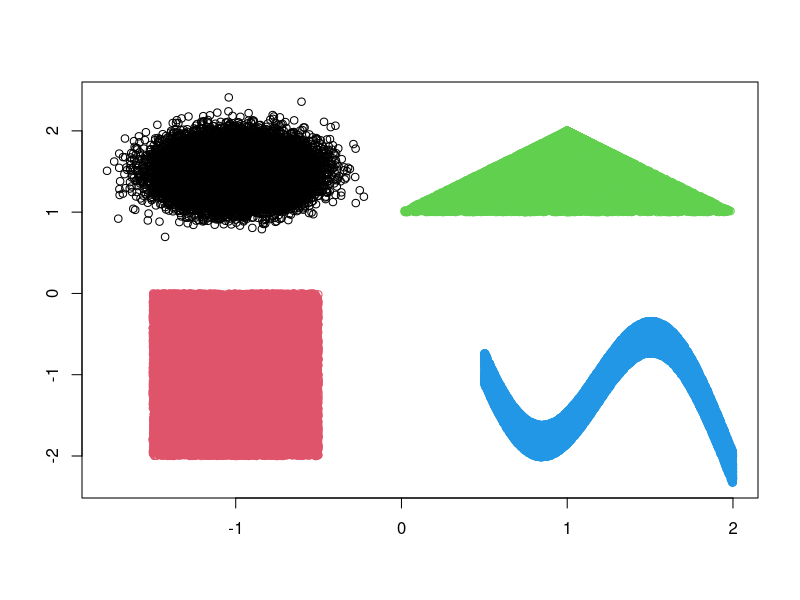
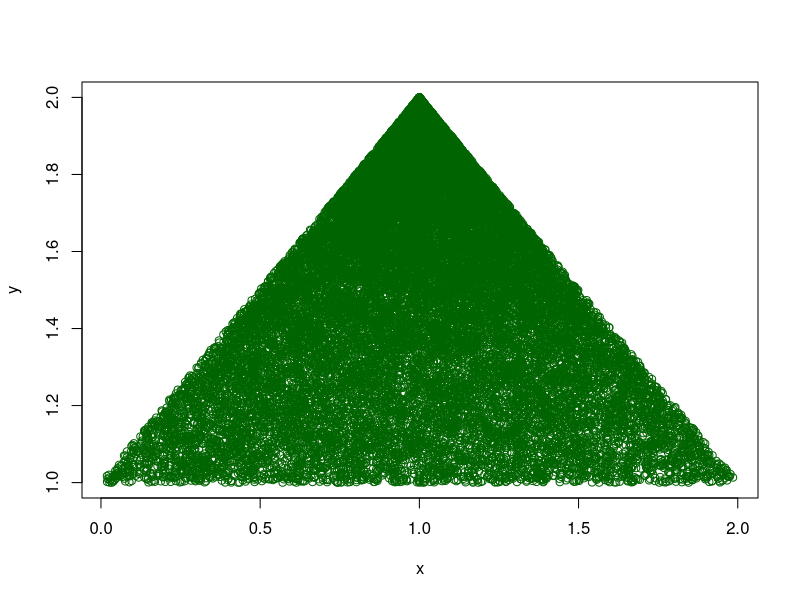
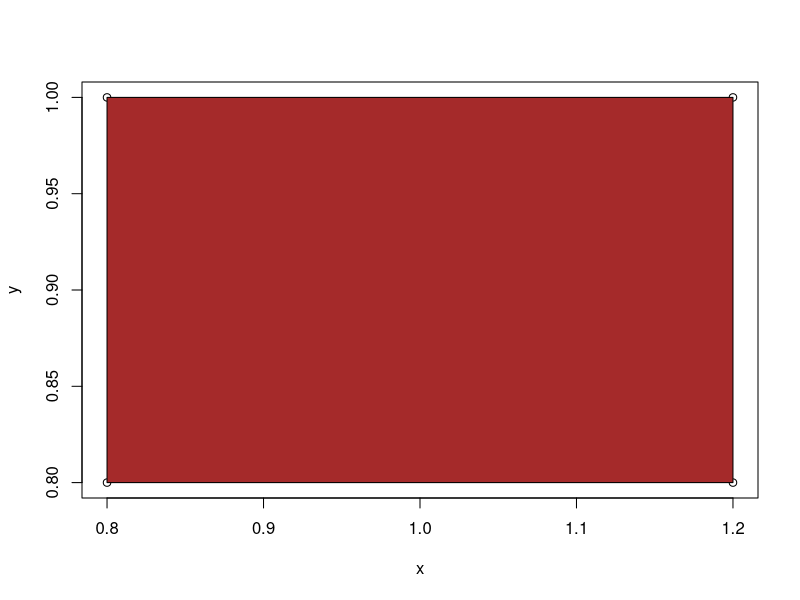
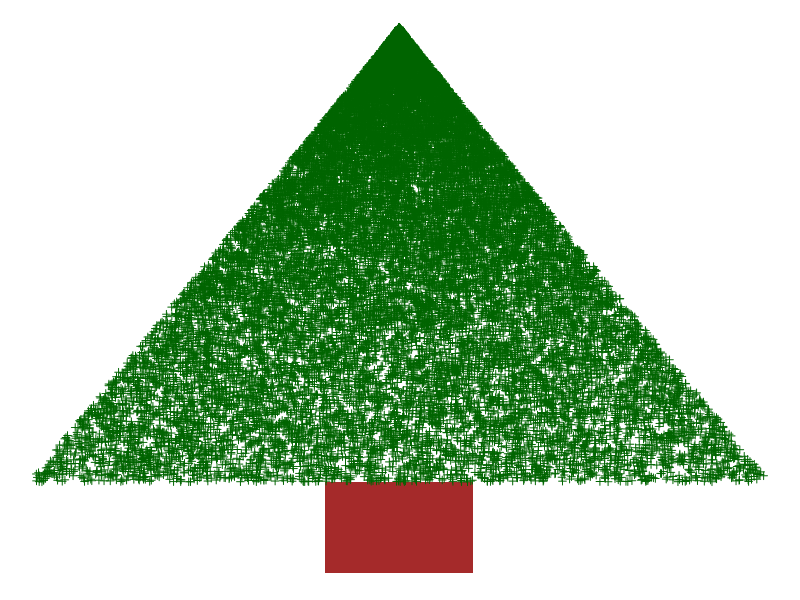
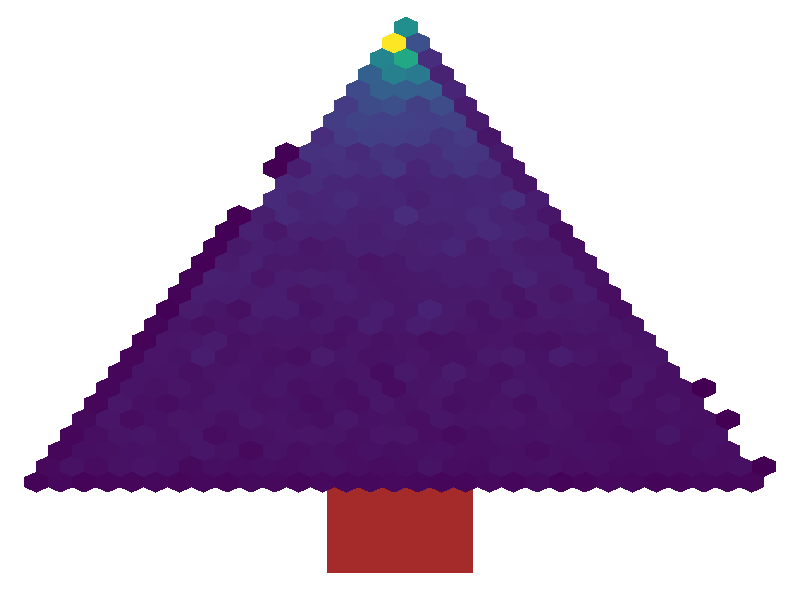
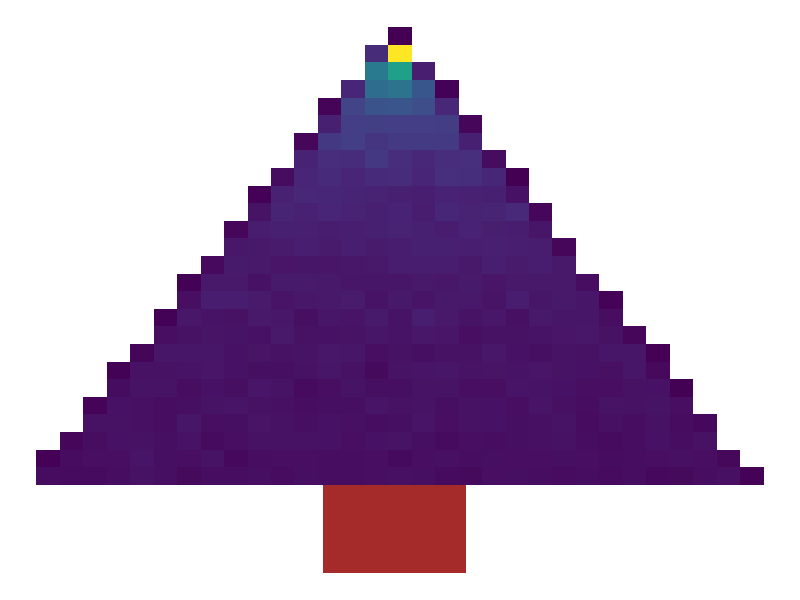
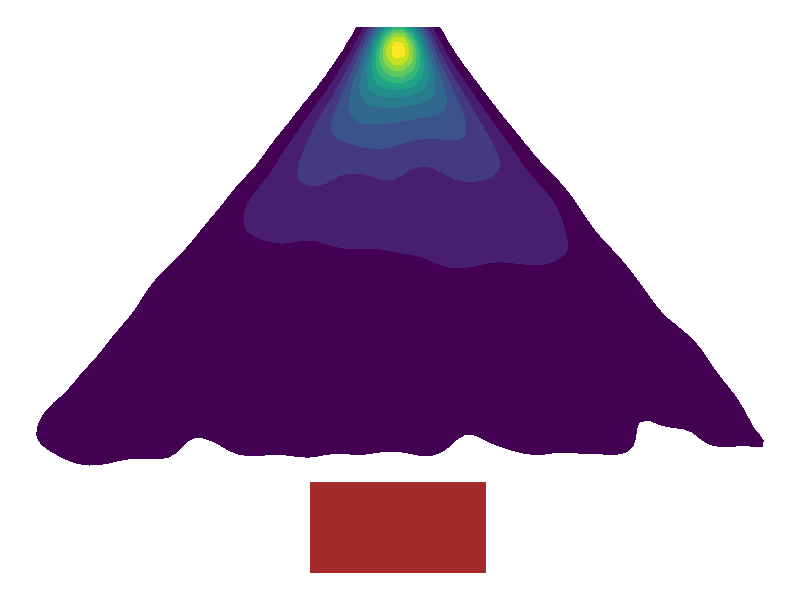
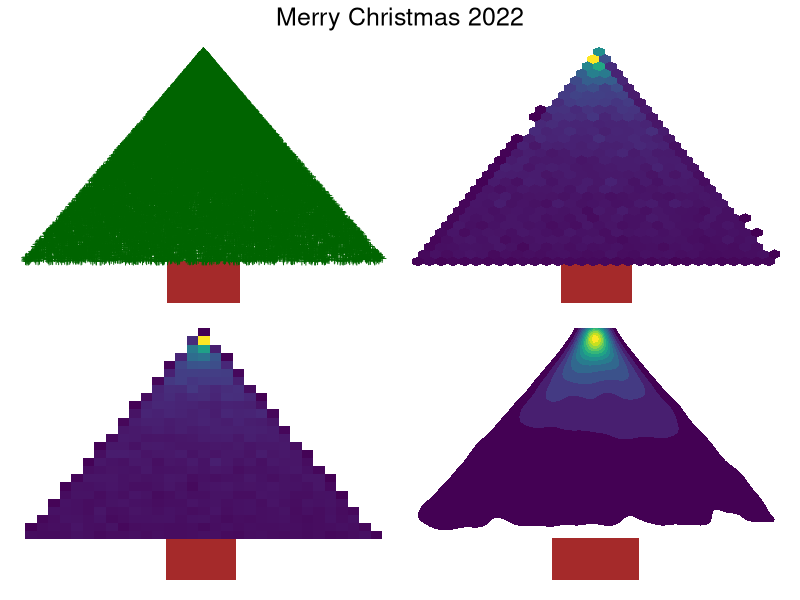

These charts were generated, in order, by the following R code:
# Making Merry Christmas Tree in R


library(tidyverse)
library(mlbench)
library(viridis)


set.seed(12345)
data <- mlbench.shapes(n=100000) 
plot(data)

# Extract trianglular data = class 3
canopy <- data %>%
  as.data.frame() %>% 
  filter(classes == "3")

# plot canopy data
plot(canopy$x.x4, canopy$x.V2, col = "darkgreen", xlab = "x", ylab = "y")

# Tree stem
y <- c(0.8, 1, 1, 0.8)  
x <- c(00.8, 00.8, 1.2, 1.2)

# bind columns as a data frame
trunk = as.data.frame(cbind(x, y))

# plot data
plot(x, y)
polygon(x, y, col = 'brown')


# Christmas Tree

#Points
p1 <- ggplot() +
  geom_polygon(aes(x = x, y = y), data = trunk, fill = "brown") +
  geom_point(aes(x = x.x4, y = x.V2), shape = 3, data = canopy, colour = "darkgreen") +
  theme_void()

p1

#Hexagons
p2 <- ggplot() +
  geom_polygon(aes(x = x, y = y), data = trunk, fill = "brown") +
  geom_hex(aes(x = x.x4, y = x.V2), data = canopy) +
  scale_fill_viridis() +
  theme_void() +
  theme(legend.position = "none")

p2

# 2-D Bins
p3 <- ggplot() +
  geom_polygon(aes(x = x, y = y), data = trunk, fill = "brown") +
  geom_bin2d(aes(x = x.x4, y = x.V2), data = canopy) +
  scale_fill_viridis() +
  theme_void() +
  theme(legend.position = "none")

p3

#2-D Density
p4 <- ggplot() +
  geom_polygon(aes(x = x, y = y), data = trunk, fill = "brown") +
  stat_density_2d(aes(x = x.x4, y = x.V2, fill = ..level..), data = canopy, geom = "polygon") +
  scale_fill_viridis() +
  theme_void() +
  theme(legend.position = "none")

p4

#Combine all trees
library(patchwork)

p1 + p2 + p3 + p4 + plot_annotation(
  title = 'Merry Christmas 2022',
  theme = theme(plot.title = element_text(size = 18, hjust = 0.5)))
